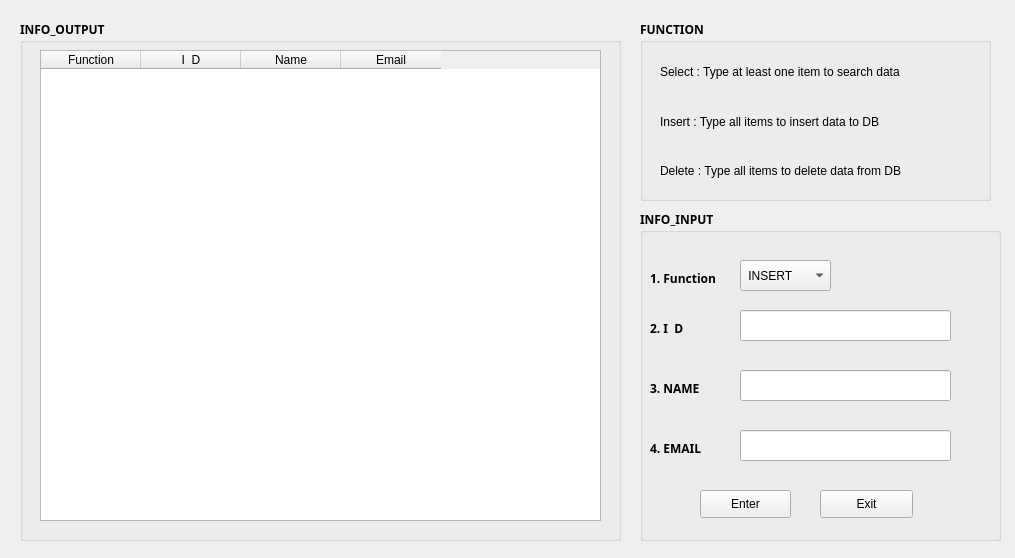
<?xml version="1.0" encoding="UTF-8"?>
<ui version="4.0">
 <class>Form</class>
 <widget class="QWidget" name="Form">
  <property name="geometry">
   <rect>
    <x>0</x>
    <y>0</y>
    <width>1015</width>
    <height>558</height>
   </rect>
  </property>
  <property name="windowTitle">
   <string>Info</string>
  </property>
  <property name="toolTipDuration">
   <number>-1</number>
  </property>
  <property name="autoFillBackground">
   <bool>false</bool>
  </property>
  <widget class="QGroupBox" name="info_output_groupBox">
   <property name="geometry">
    <rect>
     <x>20</x>
     <y>20</y>
     <width>601</width>
     <height>521</height>
    </rect>
   </property>
   <property name="font">
    <font>
     <family>Yu Gothic UI Semibold</family>
     <weight>75</weight>
     <bold>true</bold>
    </font>
   </property>
   <property name="toolTipDuration">
    <number>1</number>
   </property>
   <property name="title">
    <string>INFO_OUTPUT</string>
   </property>
   <widget class="QTableWidget" name="info_table">
    <property name="geometry">
     <rect>
      <x>20</x>
      <y>30</y>
      <width>561</width>
      <height>471</height>
     </rect>
    </property>
    <property name="font">
     <font>
      <family>Yu Gothic UI</family>
      <pointsize>9</pointsize>
      <weight>50</weight>
      <bold>false</bold>
     </font>
    </property>
    <property name="sizeAdjustPolicy">
     <enum>QAbstractScrollArea::AdjustToContents</enum>
    </property>
    <property name="dragEnabled">
     <bool>false</bool>
    </property>
    <property name="dragDropOverwriteMode">
     <bool>false</bool>
    </property>
    <property name="alternatingRowColors">
     <bool>true</bool>
    </property>
    <property name="selectionBehavior">
     <enum>QAbstractItemView::SelectRows</enum>
    </property>
    <property name="gridStyle">
     <enum>Qt::SolidLine</enum>
    </property>
    <property name="rowCount">
     <number>0</number>
    </property>
    <column>
     <property name="text">
      <string>Function</string>
     </property>
    </column>
    <column>
     <property name="text">
      <string>I  D</string>
     </property>
    </column>
    <column>
     <property name="text">
      <string>Name</string>
     </property>
    </column>
    <column>
     <property name="text">
      <string>Email</string>
     </property>
    </column>
   </widget>
  </widget>
  <widget class="QGroupBox" name="info_groupBox">
   <property name="geometry">
    <rect>
     <x>640</x>
     <y>210</y>
     <width>361</width>
     <height>331</height>
    </rect>
   </property>
   <property name="font">
    <font>
     <family>Yu Gothic UI Semibold</family>
     <weight>75</weight>
     <bold>true</bold>
    </font>
   </property>
   <property name="title">
    <string>INFO_INPUT</string>
   </property>
   <widget class="QComboBox" name="info_comboBox">
    <property name="geometry">
     <rect>
      <x>100</x>
      <y>50</y>
      <width>91</width>
      <height>31</height>
     </rect>
    </property>
    <property name="font">
     <font>
      <family>Yu Gothic UI</family>
      <pointsize>9</pointsize>
      <weight>50</weight>
      <bold>false</bold>
     </font>
    </property>
    <property name="contextMenuPolicy">
     <enum>Qt::DefaultContextMenu</enum>
    </property>
    <property name="autoFillBackground">
     <bool>false</bool>
    </property>
    <item>
     <property name="text">
      <string> INSERT</string>
     </property>
    </item>
    <item>
     <property name="text">
      <string> SELECT</string>
     </property>
    </item>
    <item>
     <property name="text">
      <string> DELETE</string>
     </property>
    </item>
   </widget>
   <widget class="QPushButton" name="enter_pushButton">
    <property name="geometry">
     <rect>
      <x>60</x>
      <y>280</y>
      <width>91</width>
      <height>28</height>
     </rect>
    </property>
    <property name="font">
     <font>
      <family>Yu Gothic UI</family>
      <weight>50</weight>
      <bold>false</bold>
     </font>
    </property>
    <property name="text">
     <string>Enter</string>
    </property>
    <property name="icon">
     <iconset>
      <normaloff>pics/edit.png</normaloff>pics/edit.png</iconset>
    </property>
    <property name="default">
     <bool>false</bool>
    </property>
   </widget>
   <widget class="QPushButton" name="exit_pushButton">
    <property name="geometry">
     <rect>
      <x>180</x>
      <y>280</y>
      <width>93</width>
      <height>28</height>
     </rect>
    </property>
    <property name="font">
     <font>
      <family>Yu Gothic UI</family>
      <weight>50</weight>
      <bold>false</bold>
     </font>
    </property>
    <property name="text">
     <string>Exit</string>
    </property>
    <property name="icon">
     <iconset>
      <normaloff>pics/exit.png</normaloff>pics/exit.png</iconset>
    </property>
   </widget>
   <widget class="QLabel" name="id_label">
    <property name="geometry">
     <rect>
      <x>10</x>
      <y>110</y>
      <width>71</width>
      <height>16</height>
     </rect>
    </property>
    <property name="font">
     <font>
      <family>Yu Gothic UI Semibold</family>
      <weight>75</weight>
      <bold>true</bold>
     </font>
    </property>
    <property name="text">
     <string>2. I  D</string>
    </property>
   </widget>
   <widget class="QLabel" name="email_label">
    <property name="geometry">
     <rect>
      <x>10</x>
      <y>230</y>
      <width>71</width>
      <height>16</height>
     </rect>
    </property>
    <property name="font">
     <font>
      <family>Yu Gothic UI Semibold</family>
      <weight>75</weight>
      <bold>true</bold>
     </font>
    </property>
    <property name="text">
     <string>4. EMAIL</string>
    </property>
   </widget>
   <widget class="QLabel" name="name_label">
    <property name="geometry">
     <rect>
      <x>10</x>
      <y>170</y>
      <width>71</width>
      <height>16</height>
     </rect>
    </property>
    <property name="font">
     <font>
      <family>Yu Gothic UI Semibold</family>
      <weight>75</weight>
      <bold>true</bold>
     </font>
    </property>
    <property name="text">
     <string>3. NAME</string>
    </property>
   </widget>
   <widget class="QLineEdit" name="name_text">
    <property name="geometry">
     <rect>
      <x>100</x>
      <y>160</y>
      <width>211</width>
      <height>31</height>
     </rect>
    </property>
    <property name="font">
     <font>
      <family>Yu Gothic UI</family>
      <pointsize>9</pointsize>
      <weight>50</weight>
      <bold>false</bold>
     </font>
    </property>
   </widget>
   <widget class="QLineEdit" name="id_text">
    <property name="geometry">
     <rect>
      <x>100</x>
      <y>100</y>
      <width>211</width>
      <height>31</height>
     </rect>
    </property>
    <property name="font">
     <font>
      <family>Yu Gothic UI</family>
      <pointsize>9</pointsize>
      <weight>50</weight>
      <bold>false</bold>
     </font>
    </property>
   </widget>
   <widget class="QLineEdit" name="email_text">
    <property name="geometry">
     <rect>
      <x>100</x>
      <y>220</y>
      <width>211</width>
      <height>31</height>
     </rect>
    </property>
    <property name="font">
     <font>
      <family>Yu Gothic UI</family>
      <pointsize>9</pointsize>
      <weight>50</weight>
      <bold>false</bold>
     </font>
    </property>
   </widget>
   <widget class="QLabel" name="function_label">
    <property name="geometry">
     <rect>
      <x>10</x>
      <y>60</y>
      <width>81</width>
      <height>16</height>
     </rect>
    </property>
    <property name="font">
     <font>
      <family>Yu Gothic UI Semibold</family>
      <weight>75</weight>
      <bold>true</bold>
     </font>
    </property>
    <property name="text">
     <string>1. Function</string>
    </property>
   </widget>
  </widget>
  <widget class="QGroupBox" name="function_groupBox">
   <property name="geometry">
    <rect>
     <x>640</x>
     <y>20</y>
     <width>351</width>
     <height>181</height>
    </rect>
   </property>
   <property name="font">
    <font>
     <family>Yu Gothic UI Semibold</family>
     <weight>75</weight>
     <bold>true</bold>
    </font>
   </property>
   <property name="title">
    <string>FUNCTION</string>
   </property>
   <widget class="QWidget" name="verticalLayoutWidget">
    <property name="geometry">
     <rect>
      <x>20</x>
      <y>30</y>
      <width>311</width>
      <height>143</height>
     </rect>
    </property>
    <layout class="QVBoxLayout" name="verticalLayout">
     <item>
      <widget class="QLabel" name="select_label">
       <property name="font">
        <font>
         <family>Yu Gothic UI</family>
         <pointsize>9</pointsize>
         <weight>50</weight>
         <bold>false</bold>
        </font>
       </property>
       <property name="text">
        <string>Select : Type at least one item to search data</string>
       </property>
      </widget>
     </item>
     <item>
      <widget class="QLabel" name="insert_label">
       <property name="font">
        <font>
         <family>Yu Gothic UI</family>
         <pointsize>9</pointsize>
         <weight>50</weight>
         <bold>false</bold>
        </font>
       </property>
       <property name="text">
        <string>Insert : Type all items to insert data to DB</string>
       </property>
      </widget>
     </item>
     <item>
      <widget class="QLabel" name="delete_label">
       <property name="font">
        <font>
         <family>Yu Gothic UI</family>
         <pointsize>9</pointsize>
         <weight>50</weight>
         <bold>false</bold>
        </font>
       </property>
       <property name="text">
        <string>Delete : Type all items to delete data from DB</string>
       </property>
      </widget>
     </item>
    </layout>
   </widget>
  </widget>
 </widget>
 <tabstops>
  <tabstop>info_table</tabstop>
  <tabstop>info_comboBox</tabstop>
  <tabstop>id_text</tabstop>
  <tabstop>name_text</tabstop>
  <tabstop>email_text</tabstop>
  <tabstop>enter_pushButton</tabstop>
  <tabstop>exit_pushButton</tabstop>
 </tabstops>
 <resources/>
 <connections>
  <connection>
   <sender>exit_pushButton</sender>
   <signal>clicked()</signal>
   <receiver>Form</receiver>
   <slot>close()</slot>
   <hints>
    <hint type="sourcelabel">
     <x>1024</x>
     <y>601</y>
    </hint>
    <hint type="destinationlabel">
     <x>758</x>
     <y>667</y>
    </hint>
   </hints>
  </connection>
  <connection>
   <sender>enter_pushButton</sender>
   <signal>clicked()</signal>
   <receiver>Form</receiver>
   <slot>add_info()</slot>
   <hints>
    <hint type="sourcelabel">
     <x>839</x>
     <y>469</y>
    </hint>
    <hint type="destinationlabel">
     <x>566</x>
     <y>643</y>
    </hint>
   </hints>
  </connection>
 </connections>
 <slots>
  <slot>add_info()</slot>
 </slots>
</ui>
